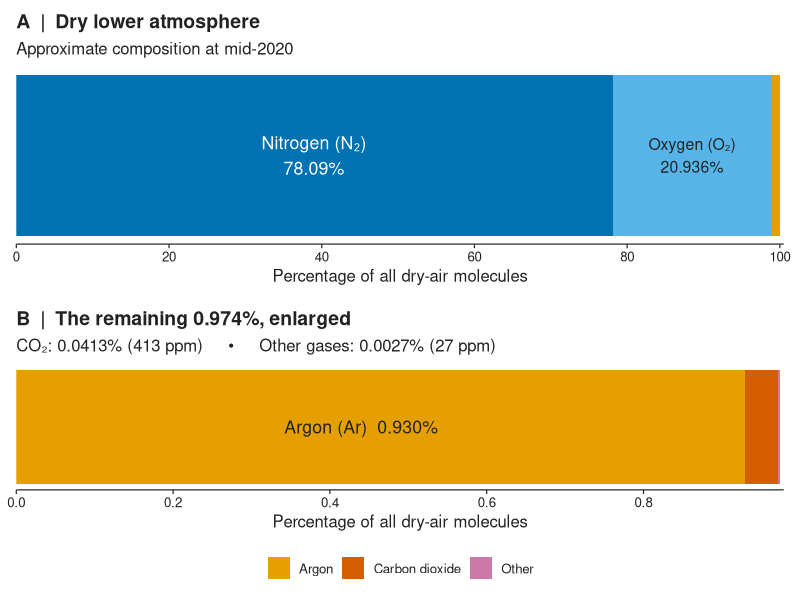
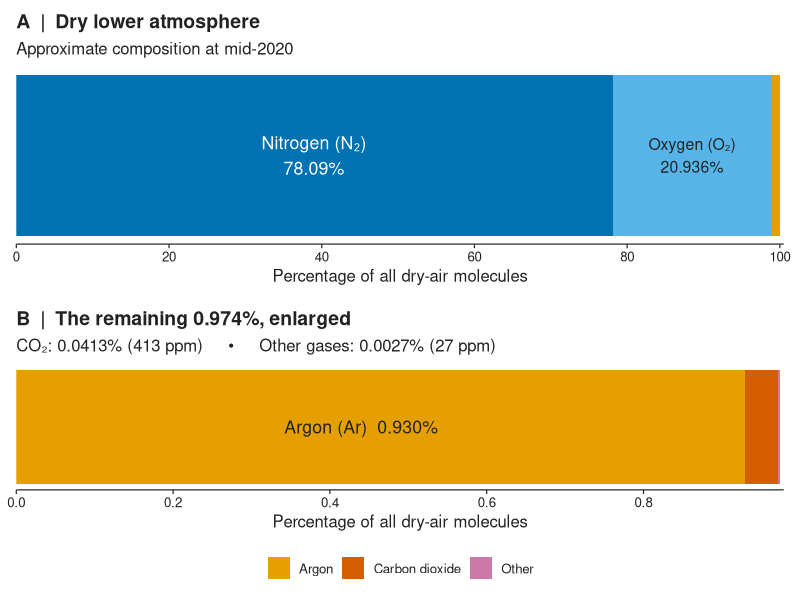
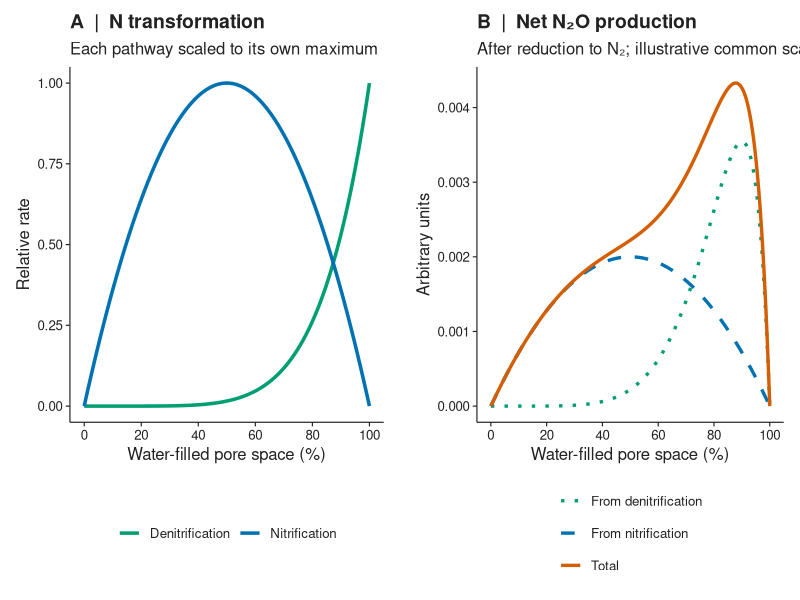
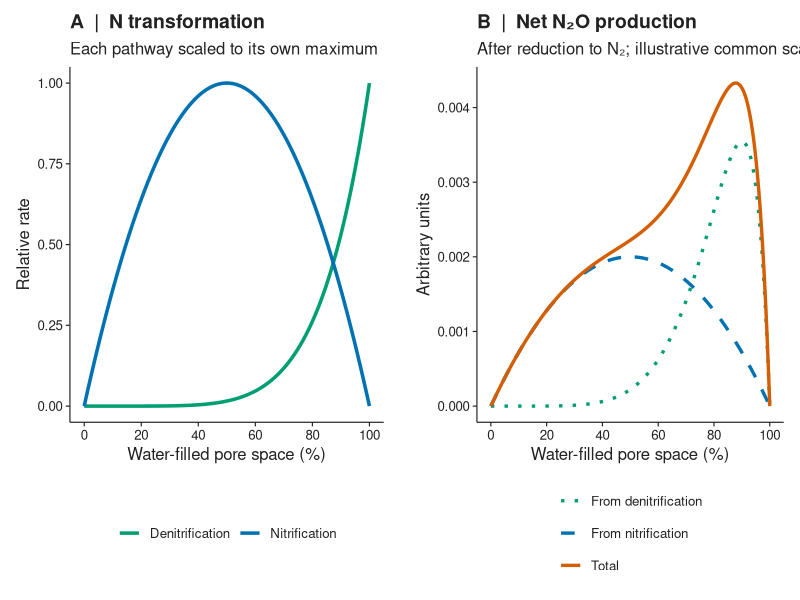
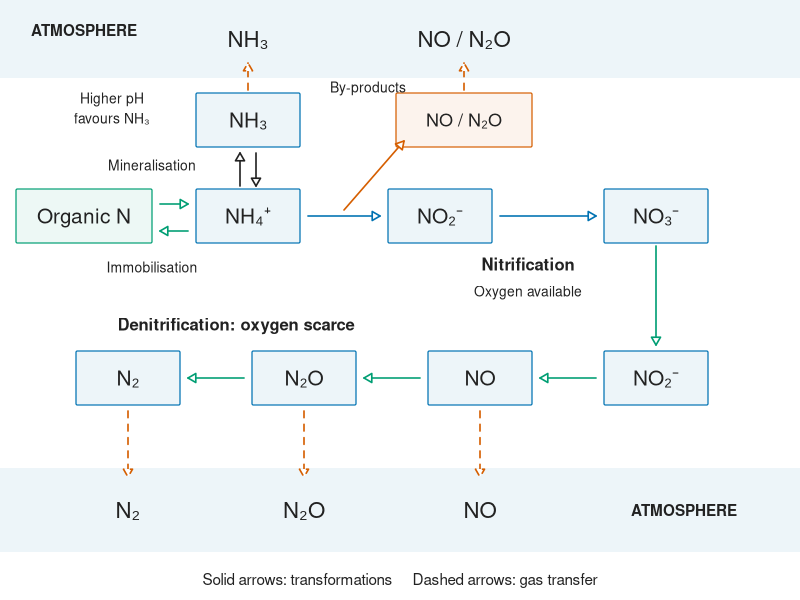
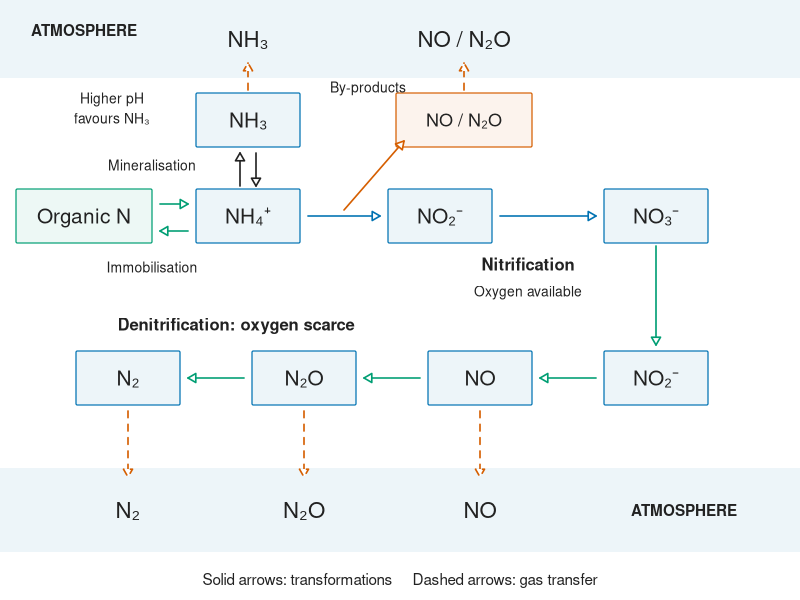

The R script that drew these images, in order:
# Reproduce the three figures added in the nitrogen-chapter revision.
# Run from the repository root:
# R --vanilla -q -e 'source("analysis/plot_nitrogen.R")'
# The ecosystem and decomposition figures are in plot_nitrogen_cycle.R.
# Requires ggplot2; uses base R graphics devices, not svglite.
library(ggplot2)
library(grid)

out <- file.path("book", "images", "nitrogen")
dir.create(out, recursive = TRUE, showWarnings = FALSE)
# Helvetica and the Okabe–Ito palette are shared with plot_nitrogen_cycle.R.
font_family <- "Helvetica"
ink <- "#222222"
blue <- "#0072B2"
green <- "#009E73"
orange <- "#E69F00"
vermillion <- "#D55E00"
purple <- "#CC79A7"
sky_blue <- "#56B4E9"
pale <- function(colour) adjustcolor(colour, alpha.f = .07)
theme_set(theme_classic(base_size = 12, base_family = font_family) +
  theme(text = element_text(colour = ink),
        axis.text = element_text(colour = ink),
        axis.line = element_line(colour = ink, linewidth = .4),
        axis.ticks = element_line(colour = ink, linewidth = .4),
        plot.title = element_text(face = "bold", size = 14),
        legend.position = "bottom"))

save_figure <- function(name, width, height, draw) {

  svg(file.path(out, paste0(name, ".svg")), width, height,
      family = font_family, bg = "white")
  draw()
  dev.off()

  png(file.path(out, paste0(name, ".png")), width = width, height = height,
      units = "in", res = 180, type = "cairo", family = font_family, bg = "white")
  draw()
  dev.off()
  
}

# NOAA Global Monitoring Laboratory, approximate mid-2020 dry-air composition:
# https://gml.noaa.gov/ccgg/about/co2_measurements.html
# Other = Ne 18 + He 5 + CH4 2 + Kr 1 + remaining trace gases 1 ppm.
air <- data.frame(
  gas = c("Nitrogen", "Oxygen", "Argon", "Carbon dioxide", "Other"),
  ppm = c(780900, 209360, 9300, 413, 27))
stopifnot(sum(air$ppm) == 1e6)
air$gas <- factor(air$gas, levels = air$gas)
air$pct <- air$ppm / 10000
palette <- c("Nitrogen" = blue, "Oxygen" = sky_blue, "Argon" = orange,
             "Carbon dioxide" = vermillion, "Other" = purple)
air_plot <- function(d, xmax, breaks) {
  ggplot(d, aes(x = 1, y = pct, fill = gas)) +
    geom_col(width = .48, position = position_stack(reverse = TRUE)) +
    coord_flip(ylim = c(0, xmax)) +
    scale_fill_manual(values = palette, breaks = as.character(d$gas)) +
    scale_y_continuous(breaks = breaks,
                       expand = expansion(mult = c(0, .005))) +
    scale_x_continuous(breaks = NULL) +
    labs(x = NULL, y = "Percentage of all dry-air molecules", fill = NULL) +
    theme(axis.line.y = element_blank(), axis.ticks.y = element_blank())
}
p_all <- air_plot(air, 100, seq(0, 100, 20)) +
  annotate("text", x = 1, y = 39, label = "Nitrogen (N₂)\n78.09%", colour = "white", size = 4.5, family = font_family) +
  annotate("text", x = 1, y = 88.5, label = "Oxygen (O₂)\n20.936%", size = 4, colour = ink, family = font_family) +
  labs(title = "A  |  Dry lower atmosphere", subtitle = "Approximate composition at mid-2020") +
  theme(legend.position = "none")
p_minor <- air_plot(air[3:5, ], .974, c(0, .2, .4, .6, .8)) +
  annotate("text", x = 1, y = .44, label = "Argon (Ar)  0.930%", size = 4.5, colour = ink, family = font_family) +
  labs(title = "B  |  The remaining 0.974%, enlarged",
       subtitle = "CO₂: 0.0413% (413 ppm)     •     Other gases: 0.0027% (27 ppm)") +
  guides(fill = guide_legend(nrow = 1))
save_figure("atmospheric_composition", 10, 5.8, function() {
  grid.newpage()
  print(p_all, vp = viewport(x = .5, y = .75, width = .98, height = .48))
  print(p_minor, vp = viewport(x = .5, y = .25, width = .98, height = .49))
})

# Teaching curves, not a reproduction of DyN or rsofun.
# Xu-Ri & Prentice (2008), Tables 8–11, motivates separate pathways and yields;
# Butterbach-Bahl et al. (2013) describes the moisture/oxygen dependence.
# WFPS w is explicitly [0,1]. No equivalence to rsofun's wscal is assumed.
w <- seq(0, 1, length.out = 1001)
n <- 4 * w * (1 - w)
d <- w^6
pn <- .002 * n
pd <- .02 * d * (1 - w) / (1.2 - w)

nitrogen_rates <- data.frame(
  wfps = rep(100*w, 2), 
  rate = c(n, d),
  pathway = rep(c("Nitrification", "Denitrification"),
  each = length(w))
)

gas_rates <- data.frame(
  wfps = rep(100*w, 3), 
  rate = c(pn, pd, pn + pd),
  pathway = rep(c("From nitrification", "From denitrification", "Total"), 
  each = length(w))
)

stopifnot(all(n >= 0), all(d >= 0), all(pd >= 0), all(pn >= 0))

p_rate <- ggplot(nitrogen_rates, aes(wfps, rate, colour = pathway)) +
  geom_line(linewidth = 1.2) +
  scale_colour_manual(values = c("Nitrification" = blue, "Denitrification" = green)) +
  scale_x_continuous(breaks = seq(0, 100, 20)) +
  labs(title = "A  |  N transformation", subtitle = "Each pathway scaled to its own maximum",
       x = "Water-filled pore space (%)", y = "Relative rate", colour = NULL)

p_gas <- ggplot(gas_rates, aes(wfps, rate, colour = pathway, linetype = pathway)) +
  geom_line(linewidth = 1.15) +
  scale_colour_manual(values = c("From nitrification" = blue, "From denitrification" = green, "Total" = vermillion)) +
  scale_linetype_manual(values = c("From nitrification" = "dashed", "From denitrification" = "dotted", "Total" = "solid")) +
  scale_x_continuous(breaks = seq(0, 100, 20)) +
  labs(title = "B  |  Net N₂O production", subtitle = "After reduction to N₂; illustrative common scale",
       x = "Water-filled pore space (%)", y = "Arbitrary units", colour = NULL, linetype = NULL) +
  guides(colour = guide_legend(ncol = 1), linetype = guide_legend(ncol = 1))

save_figure("moisture_response", 11, 5, function() {
  # Align the plotting areas despite different numbers of legend entries.
  g_rate <- ggplotGrob(p_rate)
  g_gas <- ggplotGrob(p_gas)
  common_heights <- unit.pmax(g_rate$heights, g_gas$heights)
  g_rate$heights <- common_heights
  g_gas$heights <- common_heights
  grid.newpage()
  pushViewport(viewport(x = .25, y = .5, width = .48, height = .98))
  grid.draw(g_rate)
  popViewport()
  pushViewport(viewport(x = .75, y = .5, width = .48, height = .98))
  grid.draw(g_gas)
  popViewport()
})

# Original schematic. Gas escape is distinct from a chemical transformation.
# Rooted in Stocker's thesis (2013), Fig. 1.5, and Xu-Ri & Prentice (2008).
save_figure("soil_transformations", 11, 6.8, function() {
  grid.newpage()
  text_at <- function(label, x, y, size = 12, ...) {
    grid.text(label, x, y, gp = gpar(fontfamily = font_family, fontsize = size, col = ink, ...))
  }
  box <- function(label, x, y, width = .13, fill = pale(blue), size = 15, edge = blue) {
    grid.roundrect(x, y, width, .09, r = unit(.025, "snpc"),
                   gp = gpar(fill = fill, col = edge, lwd = 1.2))
    text_at(label, x, y, size)
  }
  arrow_at <- function(x0, y0, x1, y1, col = ink, dashed = FALSE) {
    grid.lines(c(x0, x1), c(y0, y1),
               arrow = arrow(length = unit(.09, "inches"), type = "closed"),
               gp = gpar(col = col, lwd = 1.6, lty = if (dashed) 2 else 1))
  }
  grid.rect(.5, .935, 1, .13, gp = gpar(fill = pale(blue), col = NA))
  grid.rect(.5, .15, 1, .14, gp = gpar(fill = pale(blue), col = NA))
  text_at("ATMOSPHERE", .105, .95, 11, fontface = "bold")
  text_at("ATMOSPHERE", .855, .15, 11, fontface = "bold")
  text_at("Solid arrows: transformations     Dashed arrows: gas transfer", .5, .035, 11)
  text_at("NH₃", .31, .935, 16)
  text_at("NO / N₂O", .58, .935, 16)
  box("Organic N", .105, .64, .17, pale(green), edge = green)
  box("NH₄⁺", .31, .64)
  box("NO₂⁻", .55, .64)
  box("NO₃⁻", .82, .64)
  box("NH₃", .31, .80)
  box("NO / N₂O", .58, .80, .17, pale(vermillion), 13, edge = vermillion)
  arrow_at(.2, .66, .235, .66, green)
  text_at("Mineralisation", .19, .725, 10)
  arrow_at(.235, .615, .2, .615, green)
  text_at("Immobilisation", .19, .555, 10)
  arrow_at(.3, .69, .3, .745, ink)
  arrow_at(.32, .745, .32, .69, ink)
  text_at("Higher pH\nfavours NH₃", .14, .82, 10)
  arrow_at(.31, .85, .31, .895, vermillion, TRUE)
  arrow_at(.385, .64, .475, .64, blue)
  arrow_at(.625, .64, .745, .64, blue)
  text_at("Nitrification", .66, .56, 12, fontface = "bold")
  text_at("Oxygen available", .66, .515, 10)
  arrow_at(.43, .65, .505, .765, vermillion)
  text_at("By-products", .46, .855, 10)
  arrow_at(.58, .85, .58, .895, vermillion, TRUE)
  # The nitrate formed above is the same pool reduced along the lower row.
  arrow_at(.82, .59, .82, .425, green)
  box("NO₂⁻", .82, .37)
  box("NO", .60, .37)
  box("N₂O", .38, .37)
  box("N₂", .16, .37)
  for (x in c(.82, .60, .38)) arrow_at(x-.075, .37, x-.145, .37, green)
  text_at("Denitrification: oxygen scarce", .295, .46, 12, fontface = "bold")
  for (i in seq_along(c(.16, .38, .60))) {
    x <- c(.16, .38, .60)[i]
    arrow_at(x, .315, x, .205, vermillion, TRUE)
    text_at(c("N₂", "N₂O", "NO")[i], x, .15, 16)
  }
})
